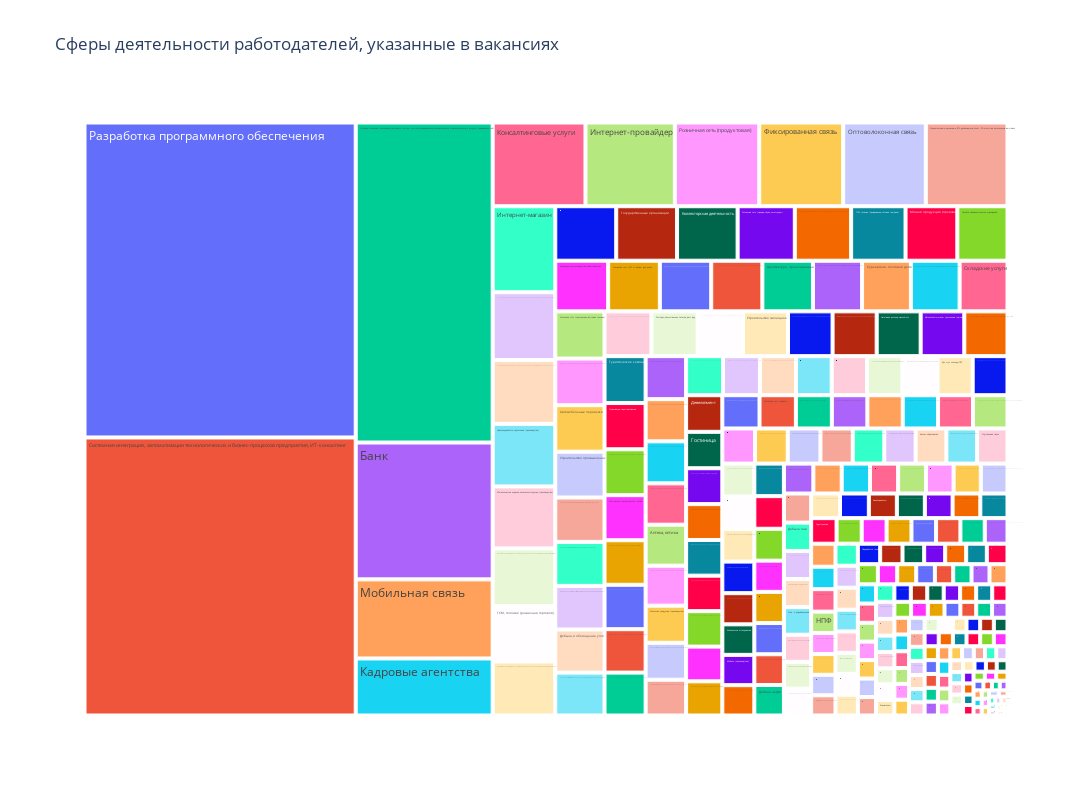

Notebook code cell kept with this figure:
### Code cell
# построим график
fig = px.treemap(
    data_frame=industries, 
    path=['industry_name'], 
    values='cnt_vacancies', 
    height=800, 
    width=1200, 
    title='Сферы деятельности работодателей, указанные в вакансиях' #заголовок
)

#отображаем график
fig.show()

### Figure 1 — Plotly figure (JSON) as saved in the notebook; plotly's stock layout.template omitted (floating-point values rounded to 4 significant figures; data arrays with more than 128 entries replaced by an {"elided": "..."} marker saying what was removed)
{"data": [{"branchvalues": "total", "domain": {"x": [0, 1], "y": [0, 1]}, "hovertemplate": "labels=%{label}<br>cnt_vacancies=%{value}<br>parent=%{parent}<br>id=%{id}<extra></extra>", "ids": {"elided": "293 str values"}, "labels": {"elided": "293 str values"}, "name": "", "parents": {"elided": "293 str values"}, "type": "treemap", "values": {"elided": "293 int values"}}], "layout": {"height": 800, "legend": {"tracegroupgap": 0}, "title": {"text": "Сферы деятельности работодателей, указанные в вакансиях"}, "width": 1200}}
